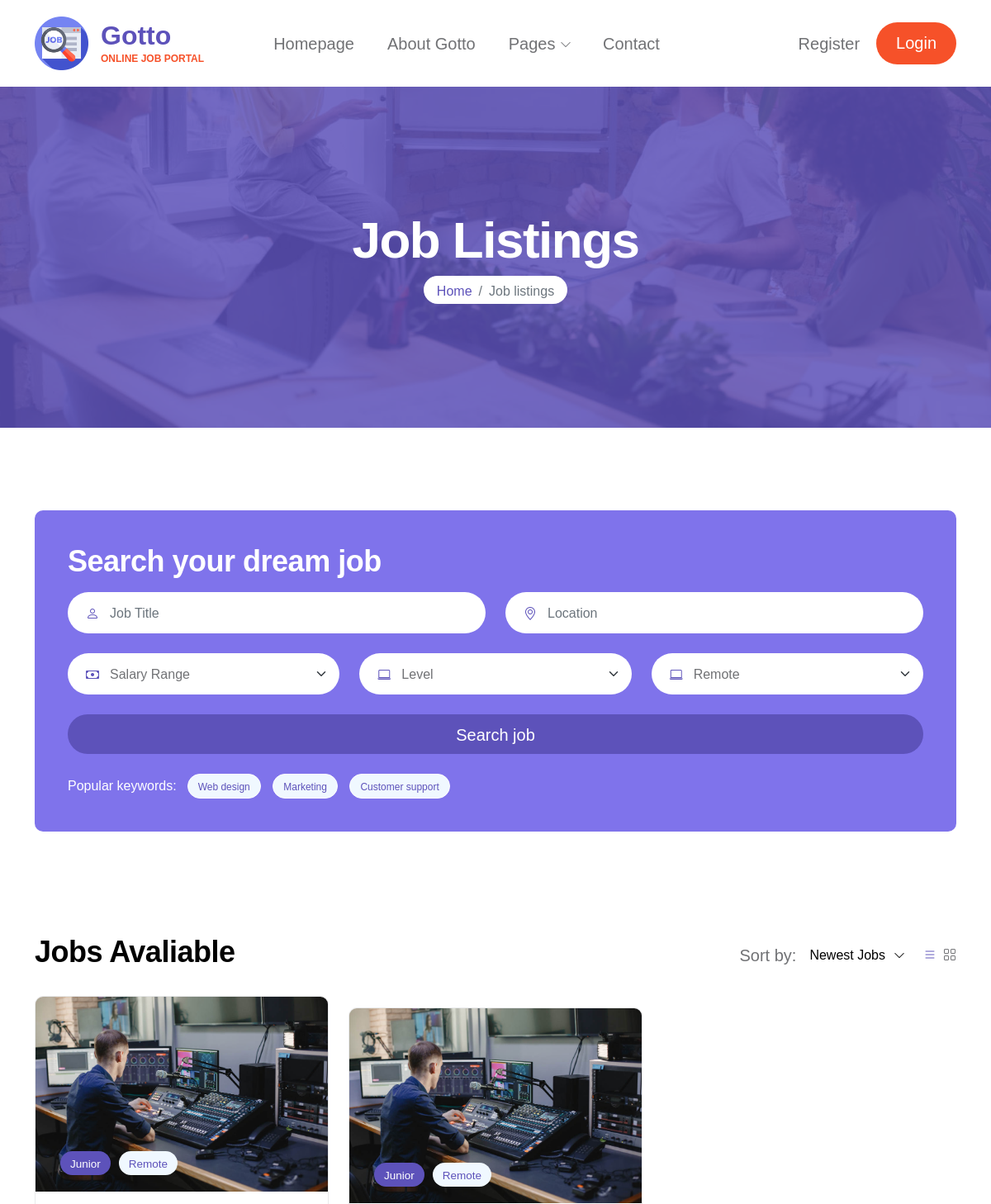
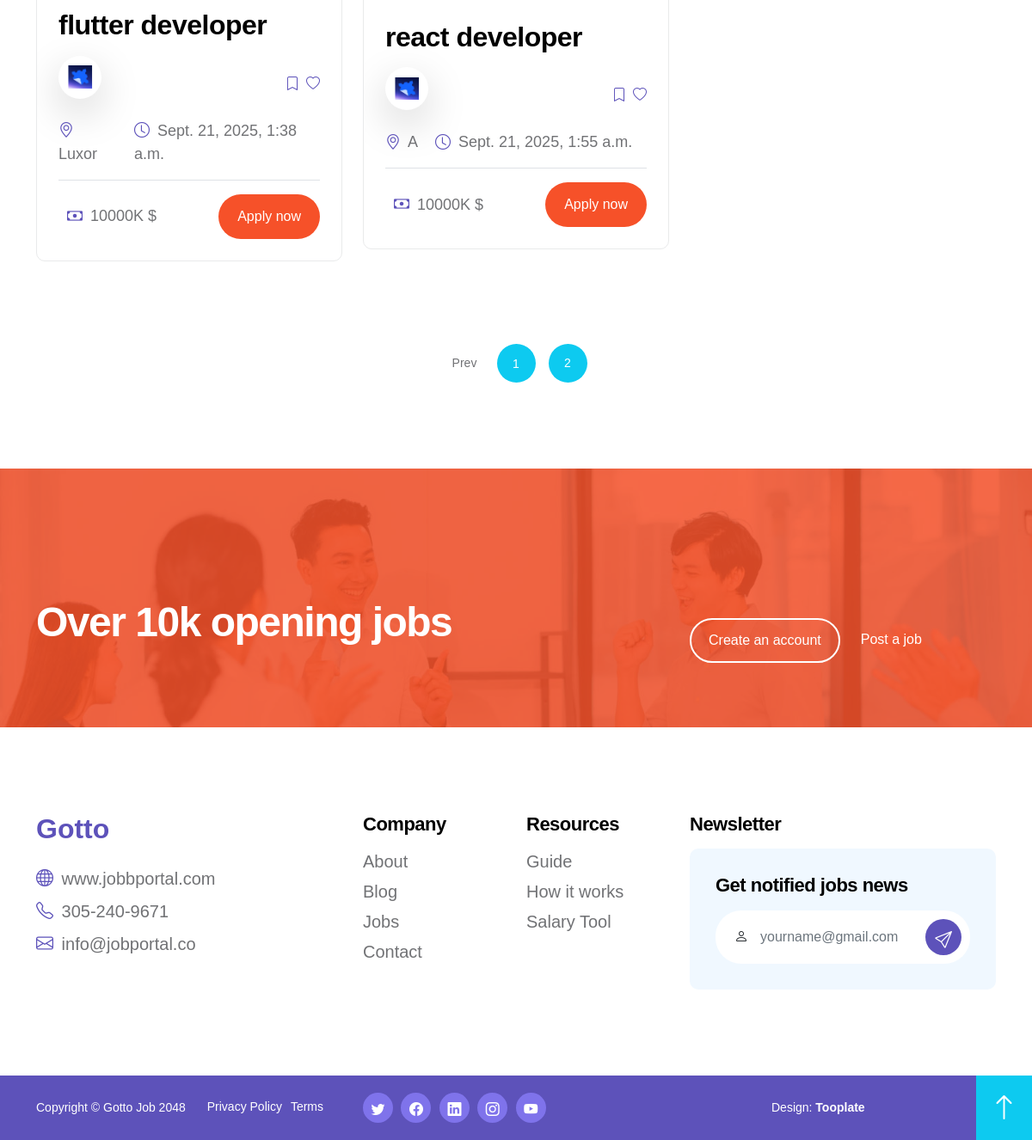
The app's page /jobs/?page=2 with its own data (2 pictures, top to bottom).
### job/models.py (models this page shows, shortened)
class job(models.Model):
    owner=models.ForeignKey(User,related_name='job_owner',on_delete=models.CASCADE)
    title =models.CharField(max_length=100)
    past_at=models.DateTimeField(auto_now=True)
    salary=models.IntegerField(default=0)
    job_type=models.CharField(max_length=15,choices=JOB_TYPE)
    decription=models.TextField(max_length=1000,default="")
    about_campany=models.TextField(max_length=1000,default="")
    experience=models.IntegerField(default=1)
    category=models.ForeignKey('category',on_delete=models.CASCADE)
    job_image=models.ImageField(upload_to=image_upload)
    location=models.CharField(choices=cities)
    slug =models.SlugField(blank=True,null=True)
    def __str__(self):
        return self.title

### job/views.py (the view)
# urls.py: path('',views.job_list,name='job_list'),
def job_list(request):
    job_list=job.objects.all()
    paginator = Paginator(job_list,2)
    page_number = request.GET.get("page")
    page_obj = paginator.get_page(page_number)
    context={'jobs':page_obj}
    return render(request,'job/job_list.html',context)

### job/templates/job/job_list.html (shortened to what this page needs)
{% extends 'base.html' %}
{% block body %}
<main>
    <header class="site-header">
        <div class="section-overlay"></div>
        <div class="container">
            <div class="row">
                <div class="col-lg-12 col-12 text-center">
                    <h1 class="text-white">Job Listings</h1>
                    <nav aria-label="breadcrumb">
                        <ol class="breadcrumb justify-content-center">
                            <li class="breadcrumb-item"><a href="index.html">Home</a></li>
                            <li class="breadcrumb-item active" aria-current="page">Job listings</li>
                        </ol>
                    </nav>
                </div>
            </div>
        </div>
    </header>
    <section class="section-padding pb-0 d-flex justify-content-center align-items-center">
        <div class="container">
            <div class="row">
                <div class="col-lg-12 col-12">
                    <form class="custom-form hero-form" action="#" method="get" role="form">
                        <h3 class="text-white mb-3">Search your dream job</h3>
                        <div class="row">
                            <div class="col-lg-6 col-md-6 col-12">
                                <div class="input-group">
                                    <span class="input-group-text" id="basic-addon1"><i
                                            class="bi-person custom-icon"></i></span>
                                    <input type="text" name="job-title" id="job-title" class="form-control"
                                        placeholder="Job Title" required>
                                </div>
                            </div>
                            <div class="col-lg-6 col-md-6 col-12">
                                <div class="input-group">
                                    <span class="input-group-text" id="basic-addon1"><i
                                            class="bi-geo-alt custom-icon"></i></span>
                                    <input type="text" name="job-location" id="job-location" class="form-control"
                                        placeholder="Location" required>
                                </div>
                            </div>
                            <div class="col-lg-4 col-md-4 col-12">
                                <div class="input-group">
                                    <span class="input-group-text" id="basic-addon1"><i
                                            class="bi-cash custom-icon"></i></span>
                                    <select class="form-select form-control" name="job-salary" id="job-salary"
                                        aria-label="Default select example">
                                        <option selected>Salary Range</option>
                                    </select>
                                </div>
                            </div>
                            <div class="col-lg-4 col-md-4 col-12">
                                <div class="input-group">
                                    <span class="input-group-text" id="basic-addon1"><i
                                            class="bi-laptop custom-icon"></i></span>
                                    <select class="form-select form-control" name="job-level" id="job-level"
                                        aria-label="Default select example">
                                        <option selected>Level</option>
                                    </select>
                                </div>
                            </div>
                            <div class="col-lg-4 col-md-4 col-12">
                                <div class="input-group">
                                    <span class="input-group-text" id="basic-addon1"><i
                                            class="bi-laptop custom-icon"></i></span>
                                    <select class="form-select form-control" name="job-remote" id="job-remote"
                                        aria-label="Default select example">
                                        <option selected>Remote</option>
                                    </select>
                                </div>
                            </div>
                            <div class="col-lg-12 col-12">
                                <button type="submit" class="form-control">
                                    Search job
                                </button>
                            </div>
                            <div class="col-12">
                                <div class="d-flex flex-wrap align-items-center mt-4 mt-lg-0">
                                    <span class="text-white mb-lg-0 mb-md-0 me-2">Popular keywords:</span>
                                    <div>
                                        <a href="job-listings.html" class="badge">Web design</a>
                                        <a href="job-listings.html" class="badge">Marketing</a>
                                        <a href="job-listings.html" class="badge">Customer support</a>
                                    </div>
                                </div>
                            </div>
                        </div>
                    </form>
                </div>
                <div class="col-lg-6 col-12">
                </div>
            </div>
        </div>
    </section>
    <section class="job-section section-padding">
        <div class="container">
            <div class="row align-items-center">
                <div class="col-lg-6 col-12 mb-lg-4">
                    <h3>{{jobs.count}} Jobs Avaliable</h3>
                </div>
                <div class="col-lg-4 col-12 d-flex align-items-center ms-auto mb-5 mb-lg-4">
                    <p class="mb-0 ms-lg-auto">Sort by:</p>
                    <div class="dropdown dropdown-sorting ms-3 me-4">
                        <button class="btn btn-secondary dropdown-toggle" type="button" id="dropdownSortingButton"
                            data-bs-toggle="dropdown" aria-expanded="false">
                            Newest Jobs
                        </button>
                    </div>
                    <div class="d-flex">
                        <a href="#" class="sorting-icon active bi-list me-2"></a>
                        <a href="#" class="sorting-icon bi-grid"></a>
                    </div>
                </div>
                {% for job in jobs %}
                <div class="col-lg-4 col-md-6 col-12">
                    <div class="job-thumb job-thumb-box">
                        <div class="job-image-box-wrap">
                            <a href="job-details.html">
                                <img src="images/jobs/sound-engineer-working-studio-with-equipment.jpg"
                                    class="job-image img-fluid" alt="">
                            </a>
                            <div class="job-image-box-wrap-info d-flex align-items-center">
                                <p class="mb-0">
                                    <a href="job-listings.html" class="badge badge-level">Junior</a>
                                </p>
                                <p class="mb-0">
                                    <a href="job-listings.html" class="badge">Remote</a>
                                </p>
                            </div>
                        </div>
                        <div class="job-body">
                            <h4 class="job-title">
                                <a href="{% url 'jobs:job_detail' job.slug %}" class="job-title-link">{{job}}</a>
                            </h4>
                            <div class="d-flex align-items-center">
                                <div class="job-image-wrap d-flex align-items-center bg-white shadow-lg mt-2 mb-4">
                                    <img src="{{job.job_image.url}}" class="job-image me-3 img-fluid" alt="">
                                </div>
                                <a href="#" class="bi-bookmark ms-auto me-2">
                                </a>
                                <a href="#" class="bi-heart">
                                </a>
                            </div>
                            <div class="d-flex align-items-center">
                                <p class="job-location">
                                    <i class="custom-icon bi-geo-alt me-1"></i>
                                    {{job.location}}
                                </p>
                                <p class="job-date">
                                    <i class="custom-icon bi-clock me-1"></i>
                                    {{job.past_at }}
                                </p>
                            </div>
                            <div class="d-flex align-items-center border-top pt-3">
                                <p class="job-price mb-0">
                                    <i class="custom-icon bi-cash me-1"></i>
                                    {{job.salary }}K $
                                </p>
                                <a href="{% url 'jobs:job_detail' job.slug %}" class="custom-btn btn ms-auto">Apply
                                    now</a>
                            </div>
                        </div>
                    </div>
                </div>
                {% endfor %}
                {%if jobs.has_other_pages%}
                <div class="col-lg-12 col-12">
                    <nav aria-label="Page navigation example">
                        <ul class="pagination justify-content-center mt-5">
                            {% if jobs.has_previous %}
                            <li class="page-item">
                                <a class="page-link" href="?page={{jobs.previous_page_number }}" aria-label="Previous">
                                    <span aria-hidden="true">Prev</span>
                                </a>
                            </li>
                            {% endif %}
                            {% for i in jobs.paginator.page_range %}
                            <li class="page-item active" aria-current="page">
                                <a class="page-link" href="?page={{i}}">{{i}}</a>
                            </li>
                            {% endfor %}
                        </ul>
                    </nav>
                </div>
                {% endif %}
            </div>
        </div>
    </section>
    <section class="cta-section">
        <div class="section-overlay"></div>
        <div class="container">
            <div class="row">
                <div class="col-lg-6 col-10">
                    <h2 class="text-white mb-2">Over 10k opening jobs</h2>
                </div>
                <div class="col-lg-4 col-12 ms-auto">
                    <div class="custom-border-btn-wrap d-flex align-items-center mt-lg-4 mt-2">
                        <a href="#" class="custom-btn custom-border-btn btn me-4">Create an account</a>
                        <a href="{% url 'jobs:add_job' %}" class="custom-link">Post a job</a>
                    </div>
                </div>
            </div>
        </div>
    </section>
</main>
{% endblock body%}{% load static %}

### records on screen
job: title "flutter developer", job_image (picture), location "Luxor", past_at "Sept. 21, 2025, 1:38 a.m.", salary "10000"
job: title "react developer", job_image (picture), location "A", past_at "Sept. 21, 2025, 1:55 a.m.", salary "10000"

### other values on screen
{{ i }} "1" "2"
